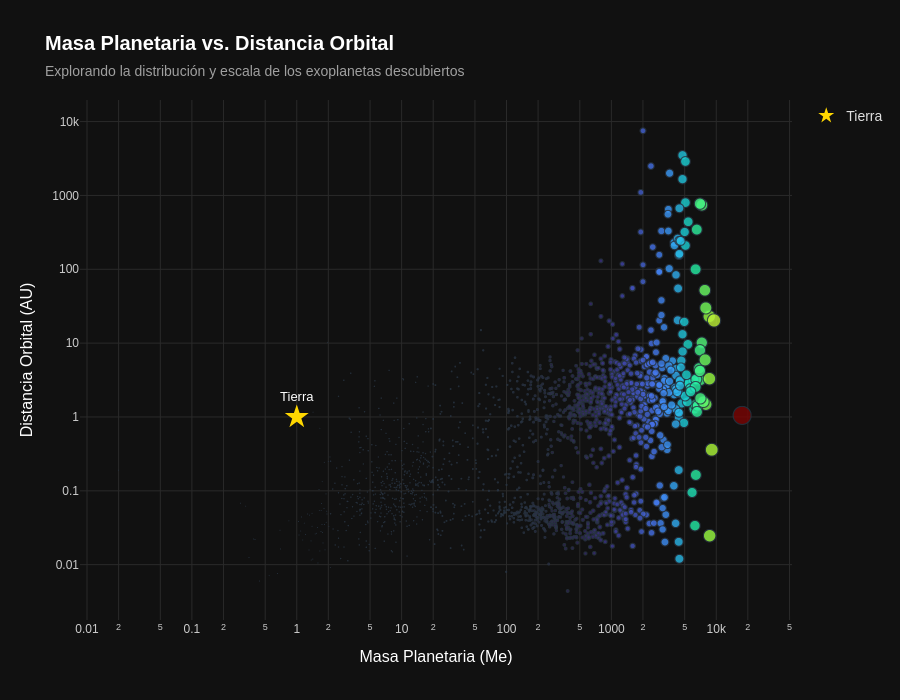

Source (notebook cell):
### Code cell
# Gráfica optimizada de Masa Planetaria vs Semieje Mayor (Distancia) Orbital (Dark Mode)
import plotly.express as px
import plotly.io as pio

fig2 = px.scatter(
    df_masa_distancia,
    x="pl_bmasse",
    y="pl_orbsmax",
    color="pl_bmasse",             # El color cambia según la masa planetaria
    size="pl_bmasse",              # El tamaño del punto cambia con la masa
    size_max=18,                   # Controla el tamaño máximo de los círculos
    hover_name="pl_name",
    hover_data={
        "hostname": True,          # Muestra la estrella
        "pl_bmasse": ":.2f",     # Formatea la masa a 2 decimales
        "pl_orbsmax": ":.3f"     # Formatea la distancia a 3 decimales
    },
    log_x=True,
    log_y=True,
    title="<b>Masa Planetaria vs. Distancia Orbital</b><br><span style='font-size:14px; color:#A0A0A0;'>Explorando la distribución y escala de los exoplanetas descubiertos</span>",
    labels={
        "pl_bmasse": "Masa Planetaria (Me)",
        "pl_orbsmax": "Distancia Orbital (AU)",
        "hostname": "Estrella Anfitriona"
    },
    color_continuous_scale=px.colors.sequential.Turbo, # Paleta altamente contrastante para dark mode
    opacity=0.8
)

# --- AÑADIR A LA TIERRA COMO PUNTO DE REFERENCIA ---
fig2.add_scatter(
    x=[1.0], 
    y=[1.0],
    mode="markers+text",
    marker=dict(
        color="#FFD700",          # Amarillo dorado brillante para contraste en modo oscuro
        size=18,                  # Tamaño destacado
        symbol="star"             # Forma de estrella para diferenciarla
    ),
    text=["Tierra"],
    textposition="top center",
    textfont=dict(color="#FFFFFF", size=13, family="Arial, sans-serif"),
    name="Tierra",
    hoverinfo="text",
    hovertext="Tierra: 1.00 M_⊕, 1.000 AU"
)

# Ajustes de diseño para Dark Mode y tipografía más grande
fig2.update_layout(
    template="plotly_dark",
    paper_bgcolor="#111111",     # Fondo general oscuro
    plot_bgcolor="#111111",      # Fondo del área de trazado oscuro
    height=700,
    font=dict(family="Arial, sans-serif", size=14, color="#E0E0E0"),
    title=dict(font=dict(size=20, color="#FFFFFF")),
    margin=dict(l=80, r=40, t=100, b=80),
    coloraxis_showscale=False,   # Oculta la barra de color
)

# Refinamiento de ejes y cuadrícula oscura
fig2.update_xaxes(
    showgrid=True, 
    gridwidth=1, 
    gridcolor="#2A2A2A",         # Cuadrícula sutil y oscura
    zeroline=False,
    title_font=dict(size=16, family="Arial, sans-serif", color="#FFFFFF"),
    tickfont=dict(size=12, color="#CCCCCC")
)

fig2.update_yaxes(
    showgrid=True, 
    gridwidth=1, 
    gridcolor="#2A2A2A",         # Cuadrícula sutil y oscura
    zeroline=False,
    title_font=dict(size=16, family="Arial, sans-serif", color="#FFFFFF"),
    tickfont=dict(size=12, color="#CCCCCC")
)

fig2.show()

pio.write_html(fig2, file='plmasse_orbsmax_dark.html', auto_open=True)

### Figure 1 — Plotly figure (JSON) as saved in the notebook; plotly's stock layout.template omitted (floating-point values rounded to 4 significant figures; data arrays with more than 128 entries replaced by an {"elided": "..."} marker saying what was removed)
{"data": [{"customdata": {"elided": "1788x1 str values"}, "hovertemplate": "<b>%{hovertext}</b><br><br>Masa Planetaria (Me)=%{marker.color:.2f}<br>Distancia Orbital (AU)=%{y:.3f}<br>Estrella Anfitriona=%{customdata[0]}<extra></extra>", "hovertext": {"elided": "1788 str values"}, "legendgroup": "", "marker": {"color": {"elided": "1788 float values"}, "coloraxis": "coloraxis", "opacity": 0.8, "size": {"elided": "1788 float values"}, "sizemode": "area", "sizeref": 54.53, "symbol": "circle"}, "mode": "markers", "name": "", "showlegend": false, "type": "scattergl", "x": {"elided": "1788 float values"}, "xaxis": "x", "y": {"elided": "1788 float values"}, "yaxis": "y"}, {"hoverinfo": "text", "hovertext": "Tierra: 1.00 M_⊕, 1.000 AU", "marker": {"color": "#FFD700", "size": 18, "symbol": "star"}, "mode": "markers+text", "name": "Tierra", "text": ["Tierra"], "textfont": {"color": "#FFFFFF", "family": "Arial, sans-serif", "size": 13}, "textposition": "top center", "type": "scatter", "x": [1], "y": [1]}], "layout": {"coloraxis": {"autocolorscale": false, "colorbar": {"title": {"text": "Masa Planetaria (Me)"}}, "colorscale": [[0, "#30123b"], [0.07143, "#4145ab"], [0.1429, "#4675ed"], [0.2143, "#39a2fc"], [0.2857, "#1bcfd4"], [0.3571, "#24eca6"], [0.4286, "#61fc6c"], [0.5, "#a4fc3b"], [0.5714, "#d1e834"], [0.6429, "#f3c63a"], [0.7143, "#fe9b2d"], [0.7857, "#f36315"], [0.8571, "#d93806"], [0.9286, "#b11901"], [1, "#7a0402"]], "showscale": false}, "font": {"color": "#E0E0E0", "family": "Arial, sans-serif", "size": 14}, "height": 700, "legend": {"itemsizing": "constant", "tracegroupgap": 0}, "margin": {"b": 80, "l": 80, "r": 40, "t": 100}, "paper_bgcolor": "#111111", "plot_bgcolor": "#111111", "title": {"font": {"color": "#FFFFFF", "size": 20}, "text": "<b>Masa Planetaria vs. Distancia Orbital</b><br><span style='font-size:14px; color:#A0A0A0;'>Explorando la distribución y escala de los exoplanetas descubiertos</span>"}, "xaxis": {"anchor": "y", "domain": [0, 1], "gridcolor": "#2A2A2A", "gridwidth": 1, "showgrid": true, "tickfont": {"color": "#CCCCCC", "size": 12}, "title": {"font": {"color": "#FFFFFF", "family": "Arial, sans-serif", "size": 16}, "text": "Masa Planetaria (Me)"}, "type": "log", "zeroline": false}, "yaxis": {"anchor": "x", "domain": [0, 1], "gridcolor": "#2A2A2A", "gridwidth": 1, "showgrid": true, "tickfont": {"color": "#CCCCCC", "size": 12}, "title": {"font": {"color": "#FFFFFF", "family": "Arial, sans-serif", "size": 16}, "text": "Distancia Orbital (AU)"}, "type": "log", "zeroline": false}}}
